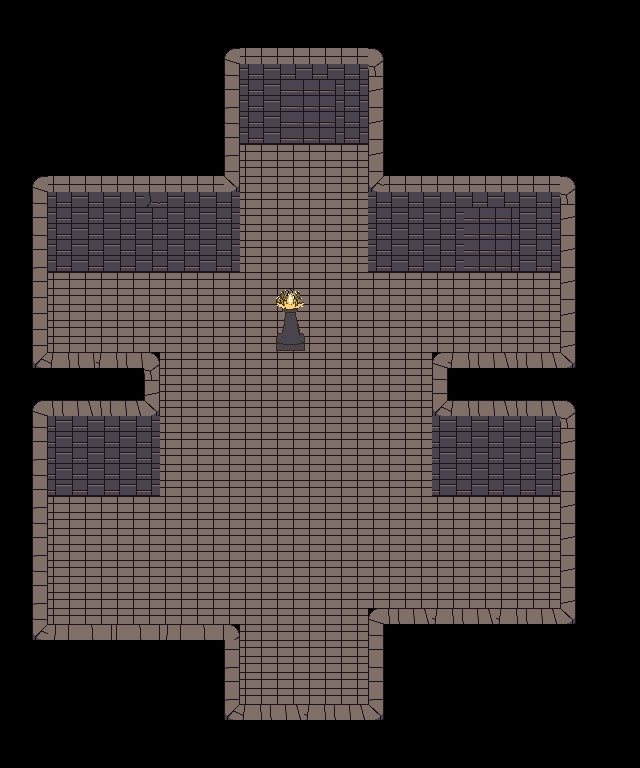

Rendered tile map (Tiled .tmx) drawn with the repository's tilesets; below, a short description and the map source with its tile grids summarised:
An orthogonal 40x48 tile map with 16x16 px tiles, 7 tile layers (background, background, background, background, ...), 1 hidden layer not drawn, 2 tilesets and 39 objects (25x object, spawn, toruinslobby, Petal, Stone, ...).

<map version="1.5" tiledversion="1.5.0" orientation="orthogonal" renderorder="right-up" width="40" height="48" tilewidth="16" tileheight="16" infinite="0" nextlayerid="15" nextobjectid="41">
 <properties>
  <property name="displayName" value="Sindar Ruins" />
  <property name="musicTrackName" value="SindarinBuleria.mp3" />
 </properties>
 <tileset firstgid="1" source="terrain_atlas.tsx" />
 <tileset firstgid="4097" source="pedestal.tsx" />
 <layer id="14" name="background" width="40" height="48">
  <data>[1920 cells, 11 non-empty, 7 distinct tile ids]</data>
 </layer>
 <layer id="1" name="background" width="40" height="48">
  <data>[1920 cells, 1066 non-empty, 25 distinct tile ids]</data>
 </layer>
 <layer id="10" name="background" width="40" height="48">
  <properties>
   <property name="tag" value="door1" />
  </properties>
  <data>[1920 cells, 6 non-empty, 1 distinct tile ids]</data>
 </layer>
 <layer id="11" name="background" width="40" height="48">
  <properties>
   <property name="tag" value="door2" />
  </properties>
  <data>[1920 cells, 6 non-empty, 1 distinct tile ids]</data>
 </layer>
 <layer id="12" name="background" width="40" height="48">
  <properties>
   <property name="tag" value="door3" />
  </properties>
  <data>[1920 cells, 6 non-empty, 1 distinct tile ids]</data>
 </layer>
 <layer id="13" name="background" width="40" height="48">
  <properties>
   <property name="tag" value="door4" />
  </properties>
  <data>[1920 cells, 6 non-empty, 1 distinct tile ids]</data>
 </layer>
 <objectgroup id="2" name="box2D">
  <object id="8" type="object" x="279" y="324" width="25.5" height="27.5" />
  <object id="10" type="object" x="226" y="143" width="15" height="49.5" />
  <object id="11" type="object" x="368.5" y="146.5" width="16.5" height="45.5" />
  <object id="12" type="object" x="49" y="193" width="190.5" height="78.5" />
  <object id="14" type="object" x="34" y="269" width="15" height="99" />
  <object id="15" type="object" x="560" y="267.5" width="15" height="99" />
  <object id="16" type="object" x="433.5" y="351.5" width="125" height="14.5" />
  <object id="17" type="object" x="433" y="367" width="15" height="50.5" />
  <object id="18" type="object" x="432.5" y="417" width="126" height="79.5" />
  <object id="19" type="object" x="560.5" y="439.5" width="15" height="184.5" />
  <object id="20" type="object" x="371.5" y="608" width="188.5" height="16" />
  <object id="21" type="object" x="367.5" y="623" width="15" height="97" />
  <object id="22" type="object" x="225.5" y="705" width="141.5" height="15" />
  <object id="23" type="object" x="224" y="627" width="15" height="76.5" />
  <object id="24" type="object" x="33" y="625.5" width="189.5" height="14" />
  <object id="25" type="object" x="33" y="492" width="15" height="132.5" />
  <object id="26" type="object" x="32.5" y="401" width="131.5" height="95" />
  <object id="27" type="object" x="145.5" y="353" width="15" height="46.5" />
  <object id="28" type="object" x="50.5" y="351.5" width="95" height="16.5" />
  <object id="31" type="object" x="243.167" y="65.25" width="43.6667" height="80.8333" />
  <object id="32" type="object" x="339.167" y="63.9167" width="29" height="79.5" />
  <object id="33" type="object" x="368.5" y="194.583" width="95" height="79.5" />
  <object id="34" type="object" x="513.833" y="193.917" width="45.6667" height="78.1667" />
 </objectgroup>
 <objectgroup id="3" name="spawns">
  <object id="1" name="spawn" x="281.917" y="576.75" width="24.5" height="25.5">
   <properties>
    <property name="spawnNumber" type="int" value="1" />
   </properties>
  </object>
 </objectgroup>
 <objectgroup id="4" name="doors">
  <object id="36" name="toruinslobby" x="465.333" y="224.667" width="46.6667" height="33.3333">
   <properties>
    <property name="toName" value="ruinslobby" />
    <property name="toSpawnNumber" value="1" />
   </properties>
  </object>
 </objectgroup>
 <objectgroup id="5" name="characters">
  <object id="3" name="Petal" x="163.333" y="194.833" width="17.3333" height="13.3333">
   <properties>
    <property name="character" value="Petal" />
    <property name="hidden" type="bool" value="true" />
    <property name="phases" value="" />
    <property name="speed" type="float" value="120" />
   </properties>
  </object>
  <object id="4" name="Stone" x="144.333" y="194.833" width="17.3333" height="13.3333">
   <properties>
    <property name="character" value="Stone" />
    <property name="hidden" type="bool" value="true" />
    <property name="phases" value="" />
    <property name="speed" type="float" value="120" />
   </properties>
  </object>
  <object id="5" name="Skeleton" x="441.833" y="515.833" width="17.3333" height="13.3333">
   <properties>
    <property name="character" value="Skeleton" />
    <property name="phases" value="" />
    <property name="speed" type="float" value="120" />
   </properties>
  </object>
  <object id="6" name="Sword" x="150.333" y="292.833" width="17.3333" height="13.3333">
   <properties>
    <property name="character" value="Sword" />
    <property name="hidden" type="bool" value="true" />
    <property name="phases" value="" />
    <property name="speed" type="float" value="600" />
   </properties>
  </object>
  <object id="7" name="PedestalCheckpoint" x="283.625" y="337.25" width="12.75" height="12.5">
   <properties>
    <property name="character" value="PedestalCheckpoint" />
   </properties>
  </object>
 </objectgroup>
 <objectgroup id="9" name="colliders">
  <object id="9" type="object" x="286.833" y="66.5" width="49.8333" height="78">
   <properties>
    <property name="message" value="Won't budge" />
    <property name="tag" value="door" />
   </properties>
  </object>
  <object id="13" type="object" x="463.667" y="194" width="48.6667" height="78">
   <properties>
    <property name="message" value="Won't budge" />
    <property name="tag" value="door" />
   </properties>
  </object>
 </objectgroup>
 <objectgroup id="6" name="scripts">
  <object id="2" name="placePetal" x="245.125" y="309.125" width="89.25" height="50.25">
   <properties>
    <property name="convoName" value="placePetal" />
    <property name="onlyTriggerIfScript" value="throwSword" />
   </properties>
  </object>
  <object id="29" x="424" y="498.5" width="53" height="44.5">
   <properties>
    <property name="convoName" value="findSkeleton" />
   </properties>
  </object>
  <object id="30" name="throwSword" x="139.5" y="281.417" width="38.5" height="33">
   <properties>
    <property name="convoName" value="throwSword" />
    <property name="onlyTriggerIfScript" value="noticePetal" />
   </properties>
  </object>
  <object id="37" name="looksScary" x="280.708" y="146.875" width="66.5833" height="24.25">
   <properties>
    <property name="convoName" value="looksScary" />
    <property name="onlyTriggerIfScript" value="placePetal" />
   </properties>
  </object>
  <object id="38" name="leaveEscapeRoom" x="457.375" y="253.875" width="66.5833" height="24.25">
   <properties>
    <property name="convoName" value="leaveEscapeRoom" />
    <property name="onlyTriggerIfScript" value="placePetal" />
   </properties>
  </object>
  <object id="39" x="260.167" y="555.083" width="63.6667" height="63.8333">
   <properties>
    <property name="convoName" value="fall" />
   </properties>
  </object>
  <object id="40" name="noticePetal" x="246.042" y="310.208" width="89.25" height="50.25">
   <properties>
    <property name="convoName" value="noticePetal" />
   </properties>
  </object>
 </objectgroup>
 <layer id="7" name="2.5" width="40" height="48" visible="0">
  <properties>
   <property name="tag" value="fixedpedestal" />
  </properties>
  <data>[1920 cells, 1 non-empty, 1 distinct tile ids]</data>
 </layer>
 <layer id="8" name="2.5" width="40" height="48">
  <properties>
   <property name="tag" value="brokenpedestal" />
  </properties>
  <data>[1920 cells, 1 non-empty, 1 distinct tile ids]</data>
 </layer>
</map>
